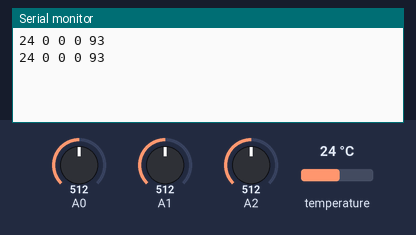
A sketch run on a simulated Arduino Uno, built with avr-gcc and run on an emulated ATmega328P. Parts: the last lines printed to the serial monitor. Inputs (shaded band) come from the test bench; at power-on: temperature 24 °C, A0 = 512, A1 = 512, A2 = 512. No radio packets arrive unless stated.

Above: at 4.3 s.
4.4 s: temperature set to 12 °C
At 7.7 s:
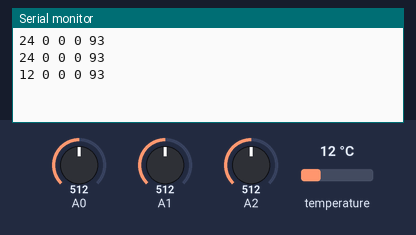
8.1 s: A0 set to 716
At 9.8 s:
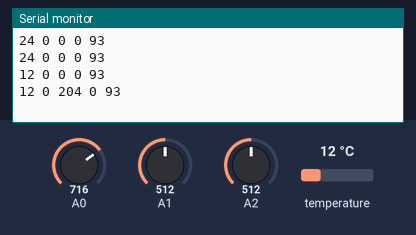
11.8 s: A1 set to 716
At 13.1 s:
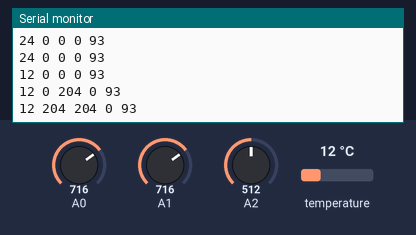
15.5 s: A2 set to 716
At 18.5 s:
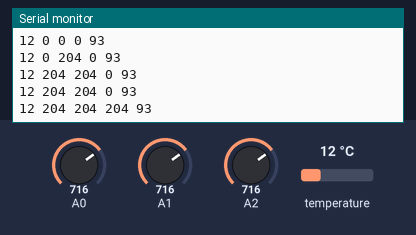
19.2 s: temperature set to 19 °C
At 20.6 s:
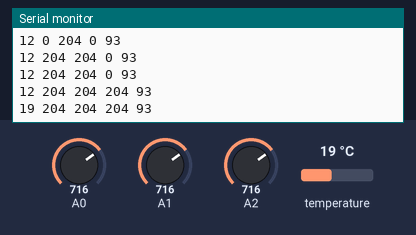
22.9 s: A0 set to 992
At 24.0 s:
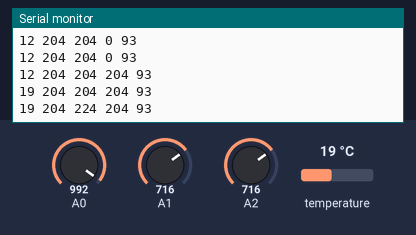
Timing chart, 0 to 25.9 s (numbered marks = the images above; inputs shaded):
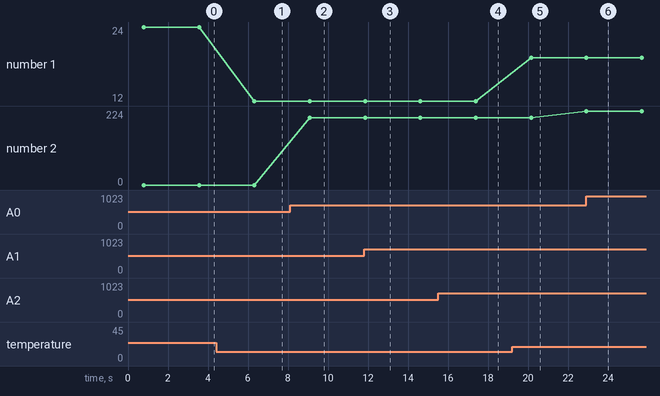

Measured:
- after the input at 4.4 s, the serial monitor: prints a new line after 1.9 s (image 1)
- after the input at 8.1 s, the serial monitor: prints a new line after 0.98 s (image 2)
- after the input at 11.8 s, the serial monitor: prints a new line after 0.05 s (image 3)
- after the input at 15.5 s, the serial monitor: prints a new line after 1.9 s (image 4)
- after the input at 19.2 s, the serial monitor: prints a new line after 0.95 s (image 5)
- after the input at 22.9 s, the serial monitor: prints a new line at once (image 6)
- plotted number 1: 24 → 12 after the input at 4.4 s, 12 → 19 after the input at 19.2 s
- plotted number 2: 0 → 204 after the input at 8.1 s, 204 → 224 after the input at 22.9 s

The sketch:

FieldNode.ino
```cpp
#include <SPI.h>
#include <nRF24L01.h>
#include <RF24.h>
#include <OneWire.h>
#include <DallasTemperature.h>

#define ONE_WIRE_BUS 4
OneWire oneWire(ONE_WIRE_BUS);
DallasTemperature sensors(&oneWire);

RF24 radio(7, 8);   // nRF24L01 (CE, CSN)
const byte address[6] = "00001"; // Address
struct Data_Package {
  byte temperature;
  byte moisture;
  byte pH;
  byte light;
  byte battery;
};
Data_Package data;
void setup() {
  Serial.begin(9600);
  sensors.begin();
  radio.begin();
  radio.openWritingPipe(address);
  radio.setAutoAck(false);
  radio.setDataRate(RF24_250KBPS);
  radio.setPALevel(RF24_PA_LOW);

}
void loop() {
  sensors.requestTemperatures();
  data.temperature=sensors.getTempCByIndex(0);
  data.moisture=analogRead(A1);//random(60,70);
  data.pH= analogRead(A0);//random(70,80);//
  data.light=analogRead(A2);//random(80,90)
  data.battery=93;
  Serial.print(data.temperature);
  Serial.print(" ");
  Serial.print(data.moisture);
  Serial.print(" ");
  Serial.print(data.pH);
  Serial.print(" ");
  Serial.print(data.light);
  Serial.print(" ");
  Serial.println(data.battery);
  radio.write(&data, sizeof(Data_Package));
  delay(2000);
}
```
